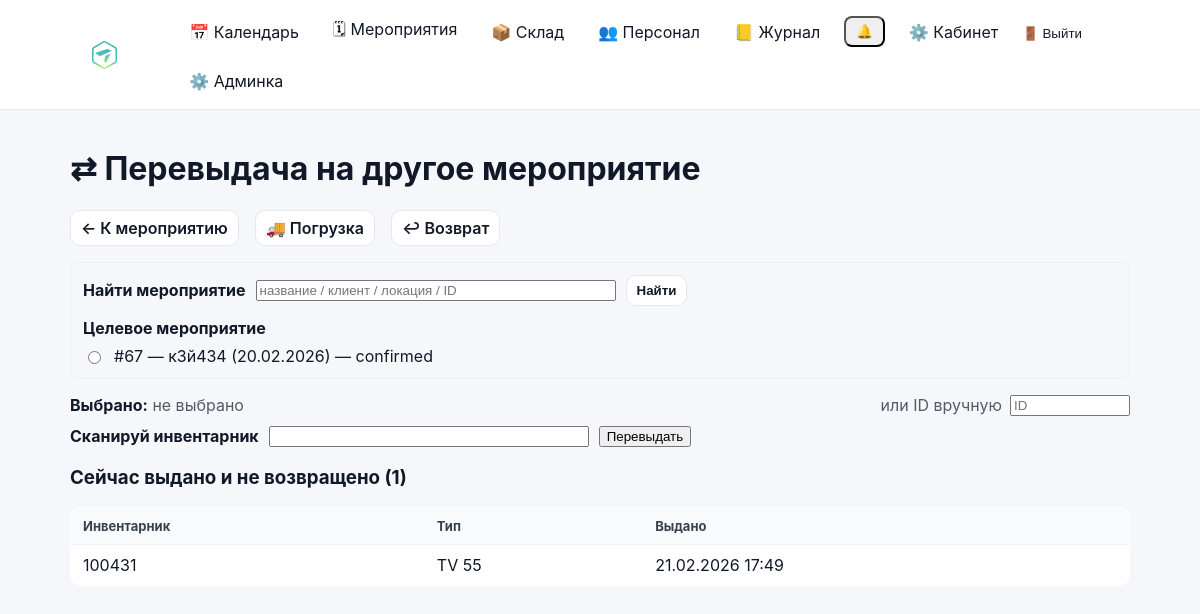
The page /events/66/stock/transfer/ (signed in) on the database its author committed.
### events/models.py (models this page shows, shortened)
class Event(models.Model):
    class Meta:
        permissions = [
            ("edit_event_card", "Can edit event card (dates/status/etc)"),
            ("edit_event_equipment", "Can edit event equipment (own/rented)"),
        ]
    STATUS_DRAFT = "draft"
    STATUS_CONFIRMED = "confirmed"
    STATUS_CANCELLED = "cancelled"
    STATUS_CLOSED = "closed"
    STATUS_CHOICES = (
        (STATUS_DRAFT, "Черновик"),
        (STATUS_CONFIRMED, "Подтверждено"),
        (STATUS_CANCELLED, "Отменено"),
        (STATUS_CLOSED, "Закрыто"),
    )
    name = models.CharField(max_length=200)
    start_date = models.DateField()
    end_date = models.DateField(blank=True, null=True)
    client = models.CharField(max_length=200, blank=True)
    location = models.CharField(max_length=200, blank=True)
    responsible = models.ForeignKey(
        User,
        on_delete=models.SET_NULL,
        null=True,
        related_name="events",
    )
    s_engineer = models.ForeignKey(
        User,
        on_delete=models.SET_NULL,
        null=True,
        blank=True,
        related_name="senior_events",
    )
    engineers = models.ManyToManyField(
        User,
        blank=True,
        related_name="engineer_events",
    )
    notes = models.TextField(blank=True, default="")
    is_deleted = models.BooleanField(default=False)
    deleted_at = models.DateTimeField(null=True, blank=True)
    status = models.CharField(
        max_length=20,
        choices=STATUS_CHOICES,
        default=STATUS_DRAFT,
    )
    created_at = models.DateTimeField(auto_now_add=True)

class EventStockIssue(models.Model):
    event = models.ForeignKey(Event, on_delete=models.CASCADE, related_name="stock_issues")
    item = models.ForeignKey(StockEquipmentItem, on_delete=models.PROTECT, related_name="event_issues")
    issued_at = models.DateTimeField(auto_now_add=True)
    issued_by = models.ForeignKey(
        User,
        on_delete=models.SET_NULL,
        null=True,
        blank=True,
        related_name="issued_stock_items",
    )
    returned_at = models.DateTimeField(null=True, blank=True)
    returned_by = models.ForeignKey(
        User,
        on_delete=models.SET_NULL,
        null=True,
        blank=True,
        related_name="returned_stock_items",
    )
    class Meta:
        ordering = ["-issued_at", "-id"]
        constraints = [
            models.UniqueConstraint(
                fields=["event", "item"],
                condition=models.Q(returned_at__isnull=True),
                name="uniq_event_stock_issue_active_event_item",
            ),
            models.UniqueConstraint(
                fields=["item"],
                condition=models.Q(returned_at__isnull=True),
                name="uniq_event_stock_issue_active_item",
            ),
        ]

### inventory/models.py (models this page shows, shortened)
class StockEquipmentItem(models.Model):
    STATUS_STORAGE = "storage"
    STATUS_EVENT = "event"
    STATUS_REPAIR = "repair"
    STATUS_CHOICES = (
        (STATUS_STORAGE, "На складе"),
        (STATUS_EVENT, "На мероприятии"),
        (STATUS_REPAIR, "В ремонте"),
    )
    equipment_type = models.ForeignKey(
        StockEquipmentType,
        on_delete=models.PROTECT,
        related_name="items",
    )
    inventory_number = models.CharField(max_length=64, unique=True)
    status = models.CharField(
        max_length=16,
        choices=STATUS_CHOICES,
        default=STATUS_STORAGE,
    )
    comment = models.CharField(max_length=255, blank=True)
    photo = models.FileField(upload_to="equipment_photos/", blank=True, null=True)
    kit_items = models.ManyToManyField(
        "self",
        symmetrical=False,
        blank=True,
        related_name="kit_parents",
        verbose_name="Комплект",
    )
    created_at = models.DateTimeField(auto_now_add=True)
    class Meta:
        verbose_name = "Единица оборудования"
        verbose_name_plural = "Единицы оборудования"
        ordering = ["equipment_type__name", "inventory_number", "id"]

class StockEquipmentType(models.Model):
    name = models.CharField(max_length=255)
    category = models.ForeignKey(StockCategory, on_delete=models.PROTECT)
    subcategory = models.ForeignKey(
        StockSubcategory,
        on_delete=models.PROTECT,
        null=True,
        blank=True
    )
    power_w = models.PositiveIntegerField(
        null=True,
        blank=True,
        verbose_name="Потребляемая мощность (Вт)"
    )
    dimensions_mm = models.CharField(
        max_length=100,
        null=True,
        blank=True,
        verbose_name="Габариты (мм)"
    )
    weight_kg = models.DecimalField(
        max_digits=6,
        decimal_places=2,
        null=True,
        blank=True,
        verbose_name="Вес (кг)"
    )
    name = models.CharField(max_length=200)
    description = models.TextField(blank=True)
    weight_kg = models.DecimalField(max_digits=8, decimal_places=3, null=True, blank=True)
    width_mm = models.PositiveIntegerField(null=True, blank=True)
    height_mm = models.PositiveIntegerField(null=True, blank=True)
    depth_mm = models.PositiveIntegerField(null=True, blank=True)
    power_watt = models.PositiveIntegerField(null=True, blank=True)
    is_active = models.BooleanField(default=True)
    created_at = models.DateTimeField(auto_now_add=True)
    class Meta:
        verbose_name = "Тип оборудования склада"
        verbose_name_plural = "Типы оборудования склада"
        unique_together = ("category", "subcategory", "name")
        ordering = ["category__name", "subcategory__name", "name", "id"]

### events/stock_transfer_views.py (the view, shortened to what this page needs)
# urls.py: path("events/<int:event_id>/stock/transfer/", stock_transfer_views.event_stock_transfer_view, name="event_stock_transfer"),
@login_required
def event_stock_transfer_view(request, event_id: int):
    event = get_object_or_404(Event, id=event_id)
    result_message = None
    result_success = False
    target_event_id = (request.POST.get("target_event_id") or "").strip() if request.method == "POST" else (request.GET.get("target") or "").strip()
    q = (request.GET.get("q") or "").strip()
    base_qs = (
        Event.objects
        .filter(is_deleted=False, status__in=ACTIVE_STATUSES)
        .exclude(id=event.id)
        .order_by("-start_date", "-id")
    )
    if q:
        cond = Q(name__icontains=q) | Q(client__icontains=q) | Q(location__icontains=q)
        if q.isdigit():
            cond = cond | Q(id=int(q))
        target_events = list(base_qs.filter(cond)[:30])
    else:
        target_events = list(base_qs[:15])
    open_issues = (
        EventStockIssue.objects.select_related("item", "item__equipment_type", "issued_by")
        .filter(event=event, returned_at__isnull=True)
        .order_by("-issued_at")
    )
    return render(
        request,
        "events/event_stock_transfer.html",
        {
            "event": event,
            "open_issues": list(open_issues),
            "result_message": result_message,
            "result_success": result_success,
            "target_event_id": target_event_id,
            "q": q,
            "target_events": target_events,
        },
    )

### accounts/context_processors.py (called while the page is built)
def authz_flags(request):
    user = getattr(request, "user", None)
    return {
        "can_manage_staff": can_manage_staff(user),
        "can_edit_event_card": can_edit_event_card(user),
        "can_edit_event_equipment": can_edit_event_equipment(user),
        "can_edit_inventory": can_edit_inventory(user),
        "can_view_stock": can_view_stock(user),
    }

### accounts/permissions.py (called while the page is built)
def _ok(user) -> bool:
    return bool(user and user.is_authenticated)

def is_super(user) -> bool:
    return bool(_ok(user) and getattr(user, "is_superuser", False))

def can_manage_staff(user) -> bool:
    return is_super(user) or (_ok(user) and user.has_perm("accounts.manage_staff"))

def can_edit_inventory(user) -> bool:
    return is_super(user) or (_ok(user) and user.has_perm("inventory.manage_inventory"))

def can_view_stock(user) -> bool:
    return is_super(user) or (_ok(user) and (user.has_perm("inventory.manage_inventory") or user.has_perm("events.edit_event_card")))

def can_edit_event_card(user) -> bool:
    return is_super(user) or (_ok(user) and user.has_perm("events.edit_event_card"))

def can_edit_event_equipment(user) -> bool:
    return is_super(user) or (_ok(user) and user.has_perm("events.edit_event_equipment"))

### events/templates/events/event_stock_transfer.html (shortened to what this page needs)
{% extends "base.html" %}
{% block content %}
  <h1>⇄ Перевыдача на другое мероприятие</h1>
  <div style="margin: 12px 0; display:flex; gap:8px; flex-wrap: wrap;">
    <a class="btn-secondary" href="{% url 'event_detail' event.id %}">← К мероприятию</a>
    <a class="btn-secondary" href="{% url 'event_stock_load' event.id %}">🚚 Погрузка</a>
    <a class="btn-secondary" href="{% url 'event_stock_return' event.id %}">↩ Возврат</a>
  </div>
  <div style="margin: 16px 0; padding: 12px; border: 1px solid #eee; border-radius: 8px;">
    <form method="get" style="display:flex; gap:10px; align-items: center; flex-wrap: wrap;">
      <label for="q"><b>Найти мероприятие</b></label>
      <input id="q" name="q" type="text" value="{{ q|default:'' }}" placeholder="название / клиент / локация / ID" style="width: 360px;" />
      <button class="btn-secondary" type="submit">Найти</button>
    </form>
    <div style="margin-top: 12px;">
      <b>Целевое мероприятие</b>
      {% if target_events %}
        <div style="margin-top: 8px; display:flex; flex-direction: column; gap:6px;">
          {% for e in target_events %}
            {% if e.status == 'cancelled' or e.status == 'closed' %}
    <label style="display:flex; gap:10px; align-items:center; opacity:0.55;">
        <input type="radio" disabled>
        <span>
            #{{ e.id }} — {{ e.name }} ({{ e.start_date|date:"d.m.Y" }}) — {{ e.status }}
        </span>
        <span style="color:#c00;">нельзя выбрать</span>
    </label>
{% else %}
    <label style="display:flex; gap:10px; align-items:center;">
        <input type="radio"
               name="target_pick"
               onclick="document.getElementById('target_event_id').value='{{ e.id }}'">
        <span>
            #{{ e.id }} — {{ e.name }} ({{ e.start_date|date:"d.m.Y" }}) — {{ e.status }}
        </span>
    </label>
{% endif %}
          {% endfor %}
        </div>
      {% else %}
        <div style="margin-top: 8px; opacity: 0.7;">Ничего не найдено.</div>
      {% endif %}
    </div>
  </div>
  <form method="post" style="margin: 16px 0;">
    <div style="margin-bottom: 10px; display:flex; gap:10px; align-items:center; flex-wrap: wrap;">
      <div><b>Выбрано:</b>
        {% if target_event %}
          <span style="padding:2px 6px; border:1px solid #eee; border-radius: 6px;">
            #{{ target_event.id }} — {{ target_event.name }}
          </span>
        {% elif target_event_id %}
          <span style="padding:2px 6px; border:1px solid #eee; border-radius: 6px;">ID {{ target_event_id }}</span>
        {% else %}
          <span style="opacity:0.7;">не выбрано</span>
        {% endif %}
      </div>
      <div style="margin-left:auto; display:flex; gap:8px; align-items:center;">
        <label for="target_event_id_manual" style="opacity:0.7;">или ID вручную</label>
        <input id="target_event_id_manual" type="number" min="1" style="width: 120px;"
               oninput="document.getElementById('target_event_id').value=this.value;" placeholder="ID" />
      </div>
    </div>
    <div style="display:flex; gap:10px; align-items:center; flex-wrap: wrap;">
      <label for="inventory_number"><b>Сканируй инвентарник</b></label>
      <input id="inventory_number" name="inventory_number" type="text" autofocus autocomplete="off" style="width: 320px;" />
      <button class="btn-primary" type="submit">Перевыдать</button>
    </div>
  </form>
  <h3>Сейчас выдано и не возвращено ({{ open_issues|length }})</h3>
  {% if open_issues %}
    <table class="list-table" style="margin-top: 10px;">
      <thead>
        <tr>
          <th>Инвентарник</th>
          <th>Тип</th>
          <th>Выдано</th>
        </tr>
      </thead>
      <tbody>
        {% for issue in open_issues %}
          <tr>
            <td>
              <a href="{% url 'stock_item_card' issue.item.equipment_type_id issue.item.id %}">{{ issue.item.inventory_number }}</a>
            </td>
            <td>{{ issue.item.equipment_type.name }}</td>
            <td>{{ issue.issued_at|date:"d.m.Y H:i" }}</td>
          </tr>
        {% endfor %}
      </tbody>
    </table>
  {% else %}
    <div style="opacity:0.7; margin-top: 8px;">Нет невозвращённых единиц.</div>
  {% endif %}
{% endblock %}

### static/css/base.css (style rules this page uses)
* { box-sizing: border-box; }
html, body { height: 100%; }
body { margin: 0; font-family: -apple-system, BlinkMacSystemFont, "Segoe UI", Roboto, Arial, sans-serif; background: #f5f7fb; color: #111827; }
a { color: inherit; text-decoration: none; }
.btn-secondary { display: inline-flex; align-items: center; padding: 7px 10px; border-radius: 10px; border: 1px solid #e5e7eb; background: #ffffff; color: #111827; font-weight: 600; text-decoration: none; margin-right: 8px; transition: transform 160ms ease, box-shadow 160ms ease, background 160ms ease; }
.list-table { width: 100%; border-collapse: collapse; background: #ffffff; border: 1px solid #e5e7eb; border-radius: 12px; overflow: hidden; }
.list-table th, .list-table td { padding: 10px 12px; border-bottom: 1px solid #eef2f7; text-align: left; vertical-align: top; }
.list-table th { background: #f9fafb; font-size: 13px; color: #374151; }
.list-table tr:last-child td { border-bottom: 0; }

### rows shown on the page
Event: id "67", name "к3й434", start_date "20.02.2026", status "confirmed"
EventStockIssue: item.inventory_number "100431", item.equipment_type.name "TV 55", issued_at "21.02.2026 17:49"

### other values the page prints
{{ open_issues|length }} "1"
